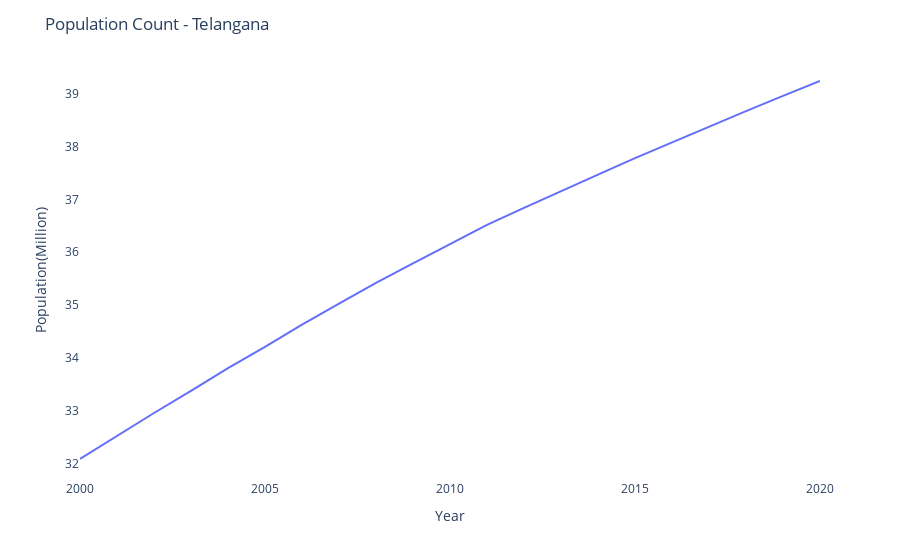

Write notebook code for a chart like this one.
### Code cell
fig = px.line(df_pop_sel,x='year',y='pop_million')
fig.update_xaxes(title='Year')
fig.update_yaxes(title='Population(Million)')
fig.update_layout(paper_bgcolor='white',plot_bgcolor='white',title='Population Count - '+sel_adm)

### Figure 1 — Plotly figure (JSON) as saved in the notebook; plotly's stock layout.template omitted (floating-point values rounded to 4 significant figures)
{"data": [{"hovertemplate": "year=%{x}<br>pop_million=%{y}<extra></extra>", "legendgroup": "", "line": {"color": "#636efa", "dash": "solid"}, "mode": "lines", "name": "", "orientation": "v", "showlegend": false, "type": "scatter", "x": ["2000", "2001", "2002", "2003", "2004", "2005", "2006", "2007", "2008", "2009", "2010", "2011", "2012", "2013", "2014", "2015", "2016", "2017", "2018", "2019", "2020"], "xaxis": "x", "y": [32.09, 32.53, 32.96, 33.38, 33.81, 34.21, 34.63, 35.03, 35.42, 35.79, 36.15, 36.52, 36.84, 37.16, 37.47, 37.78, 38.08, 38.38, 38.67, 38.96, 39.24], "yaxis": "y"}], "layout": {"legend": {"tracegroupgap": 0}, "margin": {"t": 60}, "paper_bgcolor": "white", "plot_bgcolor": "white", "title": {"text": "Population Count - Telangana"}, "xaxis": {"anchor": "y", "domain": [0, 1], "title": {"text": "Year"}}, "yaxis": {"anchor": "x", "domain": [0, 1], "title": {"text": "Population(Million)"}}}}
